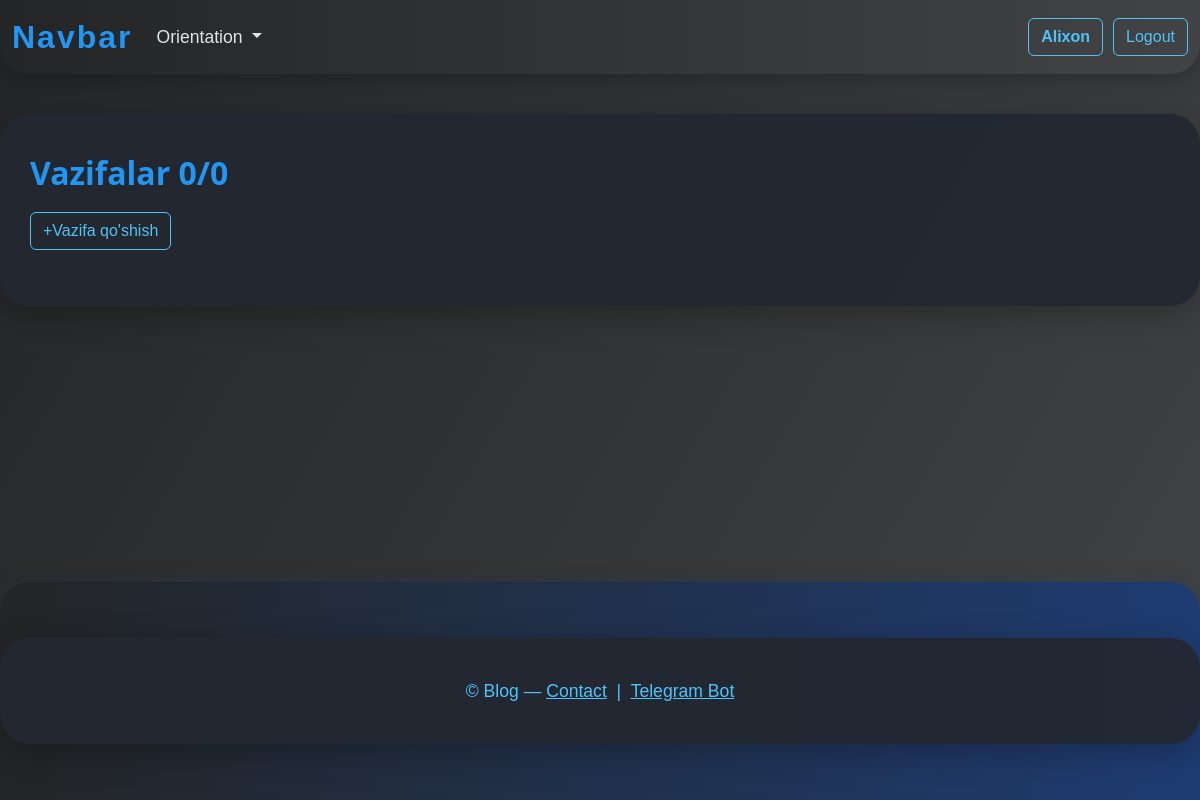
/ (signed in), run on an earlier commit of the app's database.
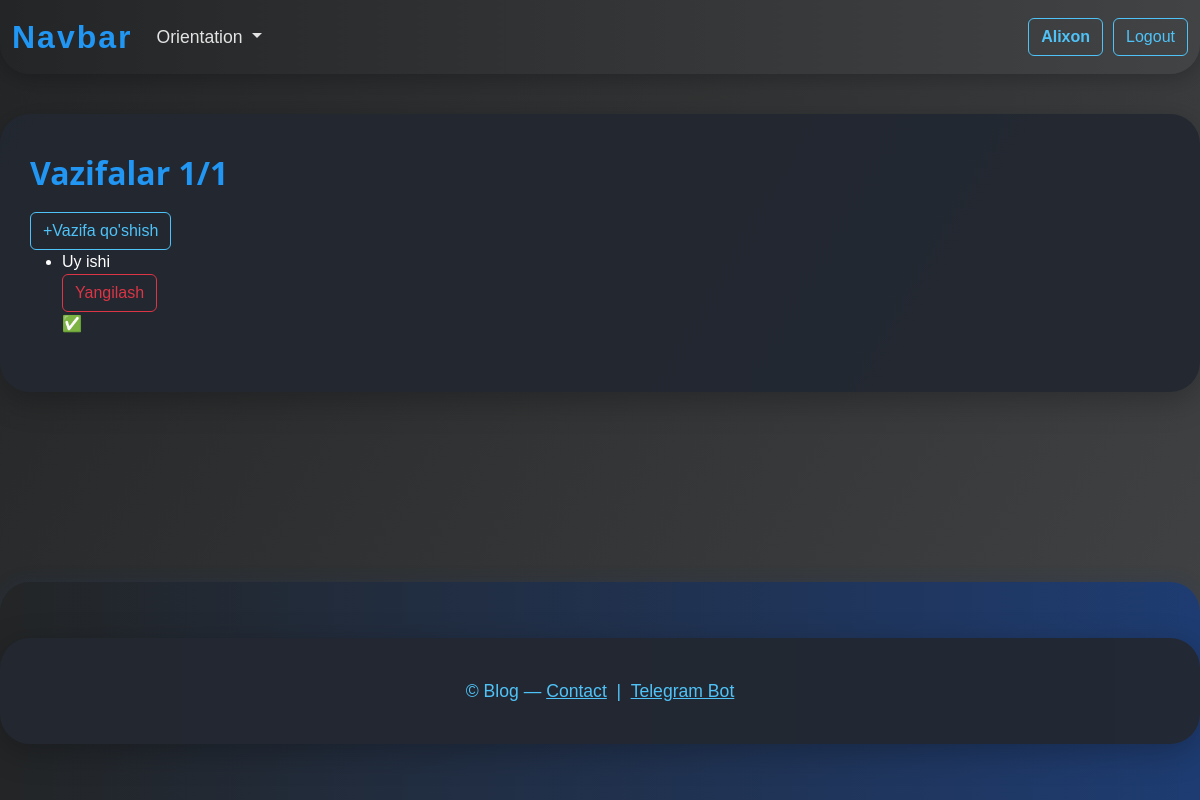
And on a later commit of the database.
### todo/models.py (models this page shows, shortened)
class Task(models.Model):
    user = models.ForeignKey(CustomUser, on_delete=models.CASCADE)
    title = models.CharField(max_length=255)
    description = models.TextField(null=True, blank=True)
    is_completed = models.BooleanField(default=False)
    created_at = models.DateTimeField(auto_now_add=True)
    updated_at = models.DateTimeField(auto_now=True)

### todo/views.py (the view)
# urls.py: path('', views.home, name='home'),
@login_required
def home(request):
    all_tasks = False
    if request.user.has_group('Admin'):
        all_tasks = True
    context = {
        'all_tasks': all_tasks,
        'tasks': Task.objects.filter(user=request.user),
        'count_completed': Task.objects.filter(is_completed=True, user=request.user).count()
    }
    return render(request, 'todo/home.html', context=context)

### todo/models.py (called while the page is built)
    def has_group(self, group_name):
        return self.groups.filter(name=group_name).exists()

### templates/todo/home.html (shortened to what this page needs)
{% extends 'todo/base.html' %}
{% block content %}
    <h2>Vazifalar {{ count_completed }}/{{ tasks.count }}</h2>
    <a class="btn btn-outline-secondary" href="{% url 'add' %}">+Vazifa qo'shish</a>
    <ul>
        {% for task in tasks %}
            <div class="task task{{ task.id }}">
                <li>{{ task.title }}</li>
                {% if task.is_completed %}
                    <a href="{% url "edit" task.id %}" class="btn btn-outline-danger">Yangilash</a>
                    <p>✅</p>
                {% else %}
                    <p>❌</p>
                    <a href="{% url "complete" task.id %}" class="btn btn-outline-success">Bajarildi✅</a>
                    <a href="{% url "edit" task.id %}" class="btn btn-outline-success">Yangilash</a>
                {% endif %}
            </div>
        {% endfor %}
    </ul>
{% endblock %}

What changed in the data, as far as the page shows it:
added Task: title "Uy ishi", is_completed "Yangilash"
Also different on the page:
{{ count_completed }}: "0" → "1"
{{ tasks.count }}: "0" → "1"
